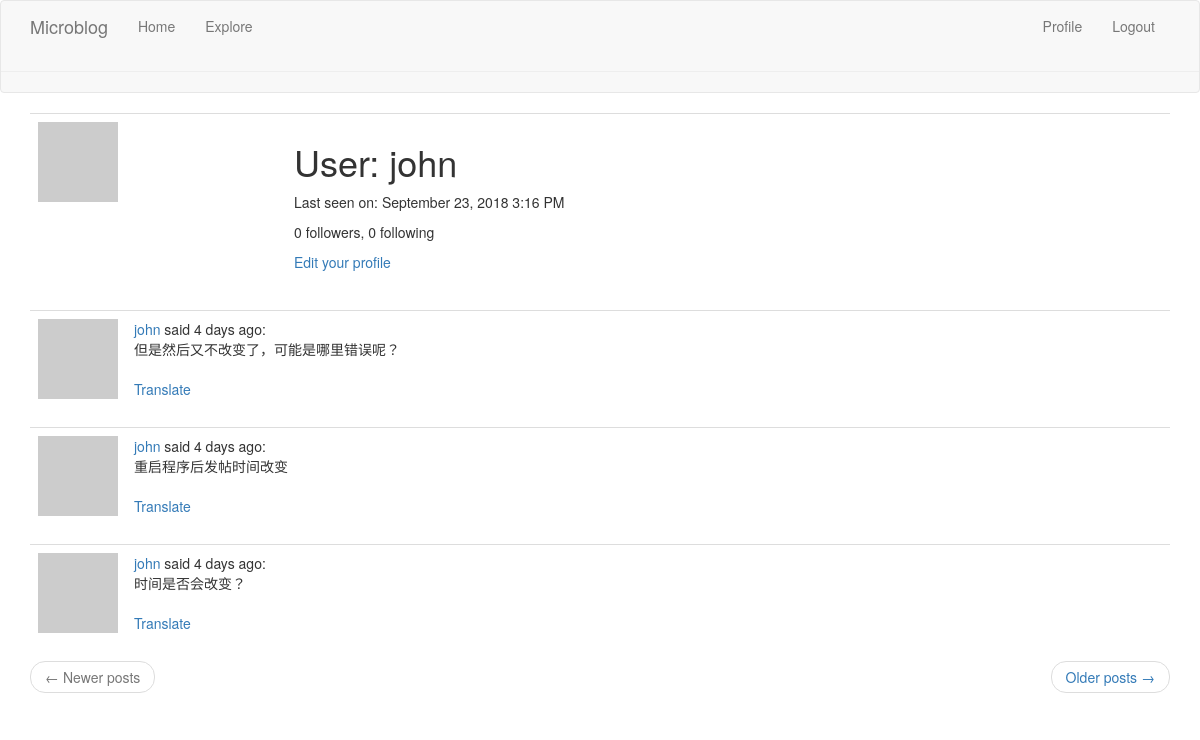
Page /user/john (signed in) on the earlier database version.
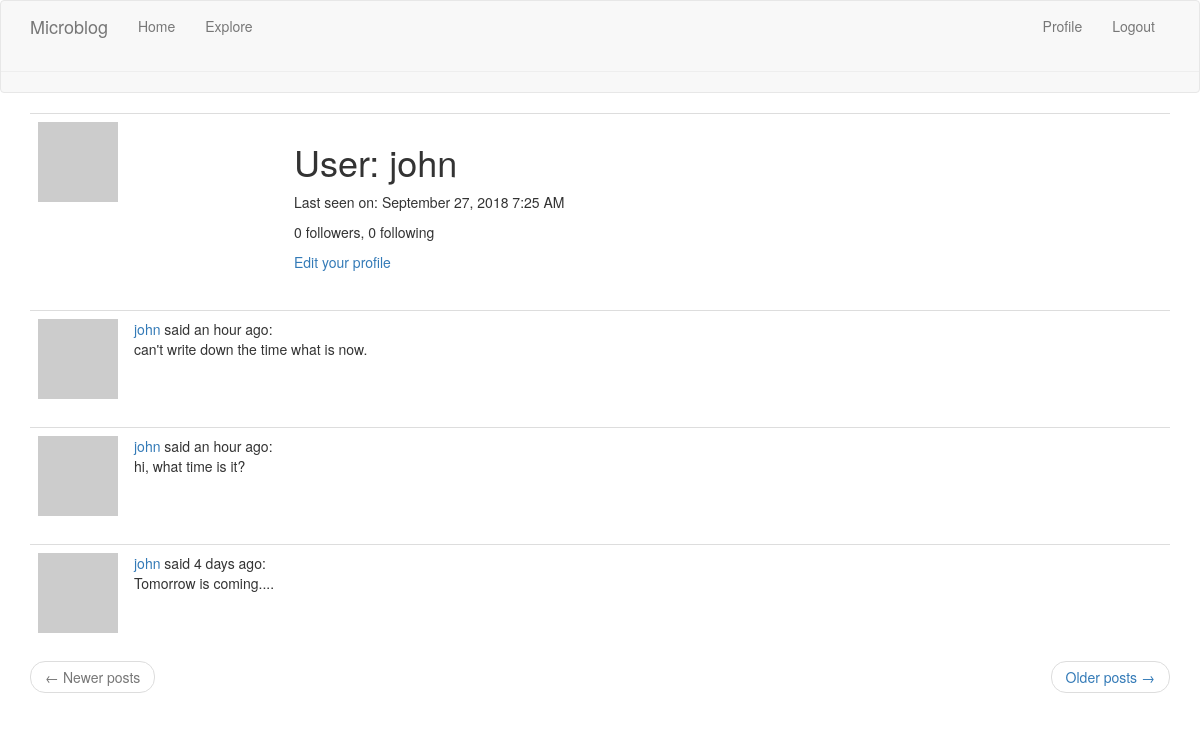
Same page on the later database version.
### app/models.py (models this page shows, shortened)
class User(UserMixin, db.Model):
    id = db.Column(db.Integer, primary_key=True)
    username = db.Column(db.String(64), index=True, unique=True)
    email = db.Column(db.String(120), index=True, unique=True)
    password_hash = db.Column(db.String(128))
    posts = db.relationship('Post', backref='author', lazy='dynamic')
    about_me = db.Column(db.String(140))
    last_seen = db.Column(db.DateTime, default=datetime.utcnow)
    followed = db.relationship(
        'User', secondary=followers,
        primaryjoin=(followers.c.follower_id == id),
        secondaryjoin=(followers.c.followed_id == id),
        backref=db.backref('followers', lazy='dynamic'), lazy='dynamic')
    def avatar(self, size):
        digest = md5(self.email.lower().encode('utf-8')).hexdigest()
        return 'https://www.gravatar.com/avatar/{}?d=identicon&s={}'.format(
            digest, size)

class Post(db.Model):
    id = db.Column(db.Integer, primary_key=True)
    body = db.Column(db.String(140))
    timestamp = db.Column(db.DateTime, index=True, default=datetime.utcnow())
    user_id = db.Column(db.Integer, db.ForeignKey('user.id'))
    language = db.Column(db.String(5))

### app/main/routes.py (the view)
@bp.route('/user/<username>')
@login_required
def user(username):
    user = User.query.filter_by(username=username).first_or_404()
    page = request.args.get('page', 1, type=int)
    posts = user.posts.order_by(Post.timestamp.desc()).paginate(
        page, current_app.config['POSTS_PER_PAGE'], False)
    next_url = url_for('main.user', username=user.username, page=posts.next_num) \
        if posts.has_next else None
    prev_url = url_for('main.user', username=user.username, page=posts.prev_num) \
        if posts.has_prev else None
    return render_template('user.html', user=user, posts=posts.items,
                           next_url=next_url, prev_url=prev_url)

### app/main/routes.py (called while the page is built)
@bp.before_request
def before_request():
    if current_user.is_authenticated:
        current_user.last_seen = datetime.utcnow()
        db.session.commit()
    g.locale = str(get_locale())

### app/models.py (called while the page is built)
@login.user_loader
def load_user(id):
    return User.query.get(int(id))

### app/templates/user.html (shortened to what this page needs)
{% extends "base.html" %}
{% block app_content %}
    <table class="table table-hover">
        <tr>
            <td width="256px" ><img src="{{ user.avatar(128) }}"></td>
            <td>
                <h1>{{ _('User') }}: {{ user.username }}</h1>
                {% if user.last_seen %}
                <p>{{ _('Last seen on') }}: {{ moment(user.last_seen).format('LLL') }}</p>
                {% endif %}
                 <p>{{ _('%(count)d followers', count=user.followers.count()) }}, {{ _('%(count)d following', count=user.followed.count()) }}</p>
                {% if user == current_user %}
                <p><a href="{{ url_for('main.edit_profile') }}">{{ _('Edit your profile') }}</a></p>
                {% elif not current_user.is_following(user) %}
                <p><a href="{{ urlfor('main.follow', username=user.username) }}" >{{ _('Follow') }}</a></p>
                {% else %}
                <p><a href="{{ urlfor('main.unfollow', username=user.username) }}">{{ _('Unfollow') }}</a></p>
                {% endif %}
            </td>
        </tr>
    </table>
    {% for post in posts %}
        {% include '_post.html' %}
    {% endfor %}
    <nav aria-label="...">
        <ul class="pager">
            <li class="previous{% if not prev_url %} disabled{% endif %}">
                <a href="{{ prev_url or '#' }}">
                    <span aria-hidden="true">&larr;</span> {{ _('Newer posts') }}
                </a>
            </li>
            <li class="next{% if not next_url %} disabled{% endif %}">
                <a href="{{ next_url or '#' }}">
                    {{ _('Older posts') }} <span aria-hidden="true">&rarr;</span>
                </a>
            </li>
        </ul>
    </nav>
{% endblock %}

### app/templates/_post.html (shortened to what this page needs)
<table class="table table-hover">
    <tr>
        <td width="70px" >
            <a href="{{ url_for('main.user', username=post.author.username) }}">
                <img src="{{ post.author.avatar(36) }}">
            </a>
        </td>
        <td>
            {{ _('%(username)s said %(when)s',
                username=user_link, when=moment(post.timestamp).fromNow()) }}:
            <br>
            <span id="post{{ post.id }}">{{ post.body }}</span>
            {% if post.language and post.language != g.locale %}
            <br><br>
            <span id="translation{{ post.id}}">
                <a href="javascript:translate(
                    '#post{{ post.id}}',
                    '#translation{{post.id}}',
                    '{{ post.language}}',
                    '{{ g.locale}}');">{{ _('Translate')}}</a>
            </span>
            {% endif %}
        </td>
    </tr>
</table>

Differences in the rows shown:
no longer on this page (row unchanged): Post: body "但是然后又不改变了，可能是哪里错误呢？"
no longer on this page (row unchanged): Post: body "重启程序后发帖时间改变"
no longer on this page (row unchanged): Post: body "时间是否会改变？"
changed User "john": last_seen "September 23, 2018 3:16 PM" → "September 27, 2018 7:25 AM"
added Post: body "can't write down the time what is now."
added Post: body "hi, what time is it?"
added Post: body "Tomorrow is coming...."
